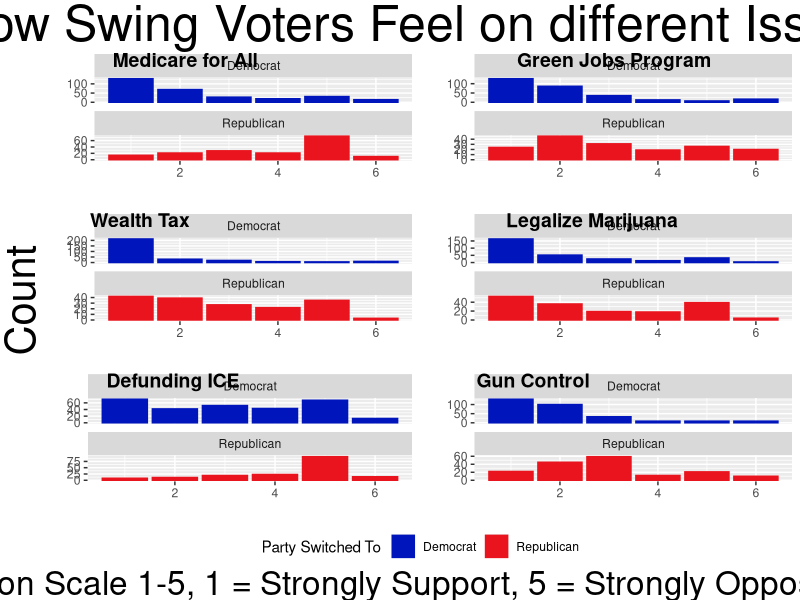
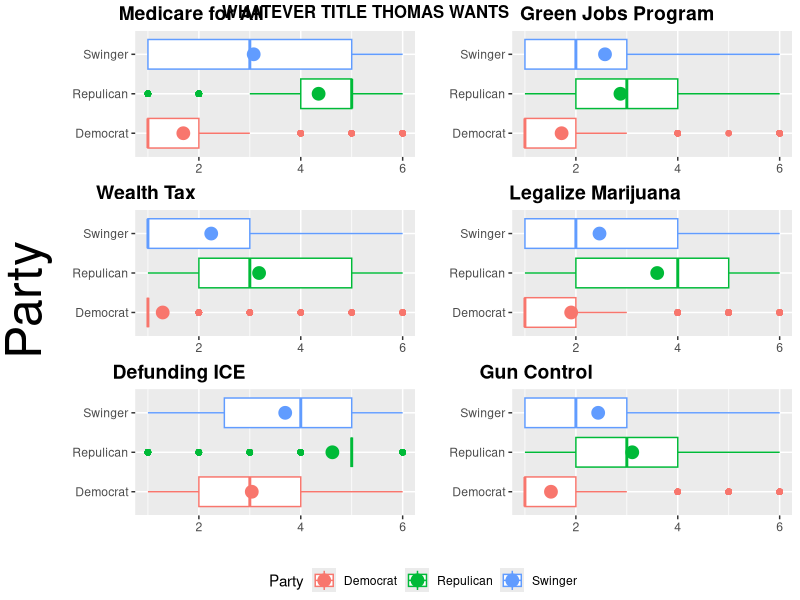
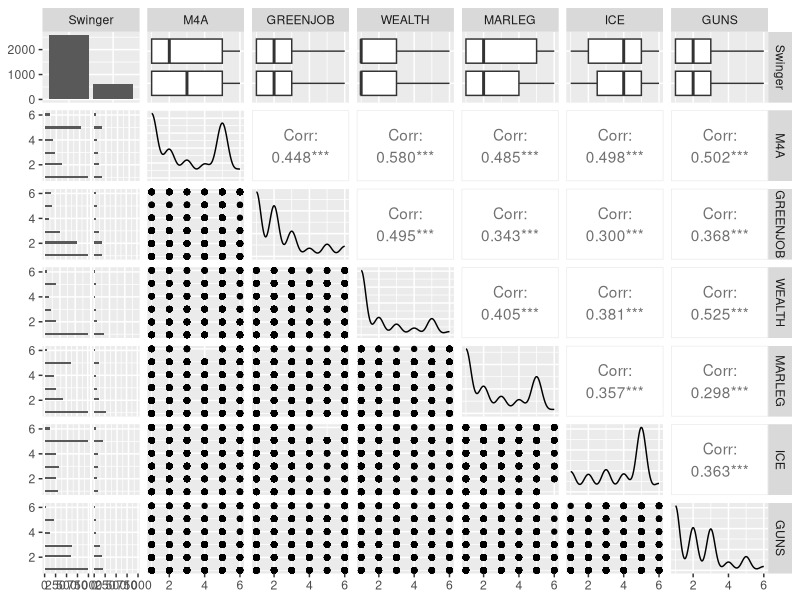
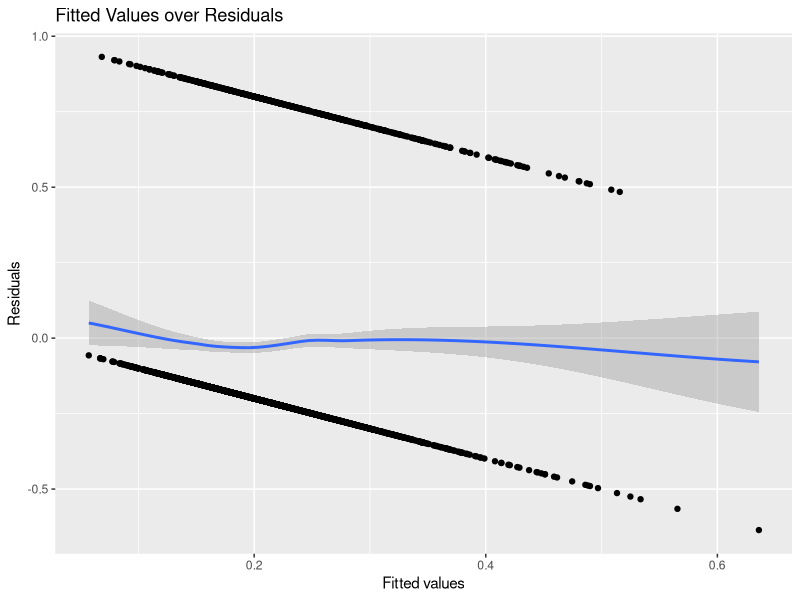
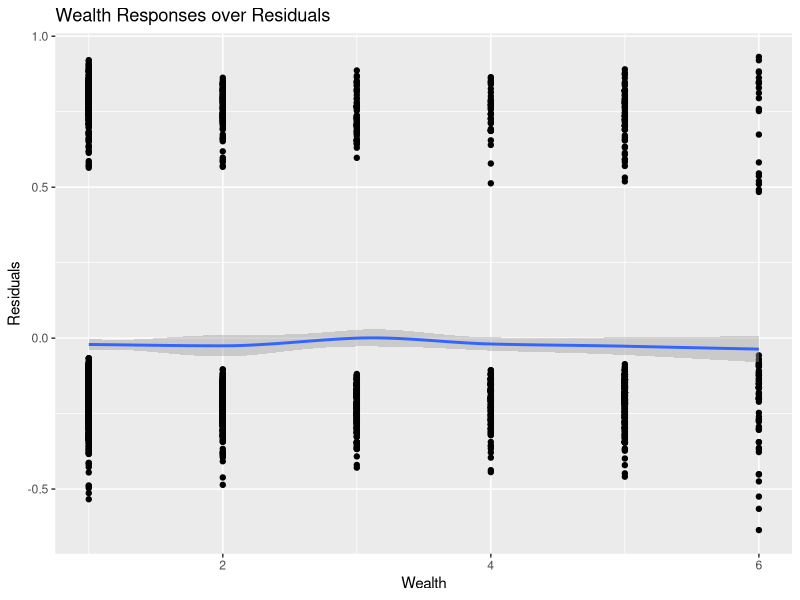
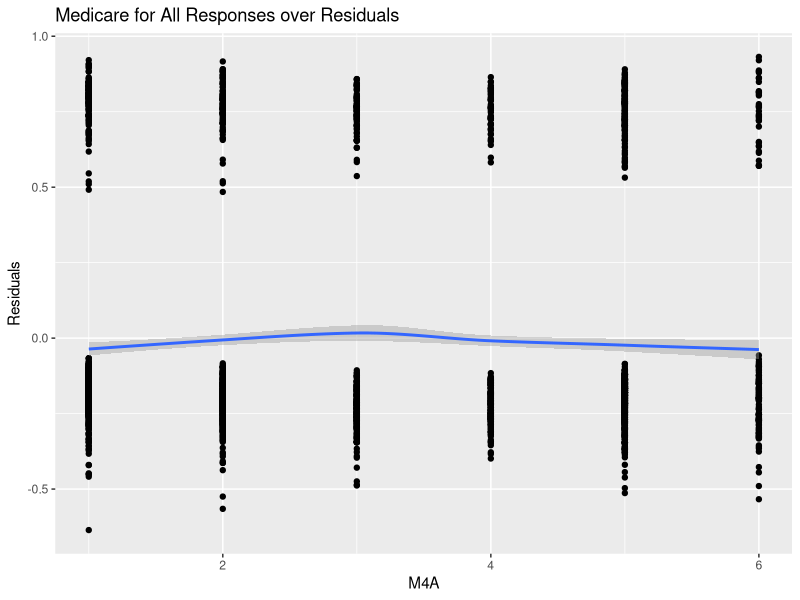
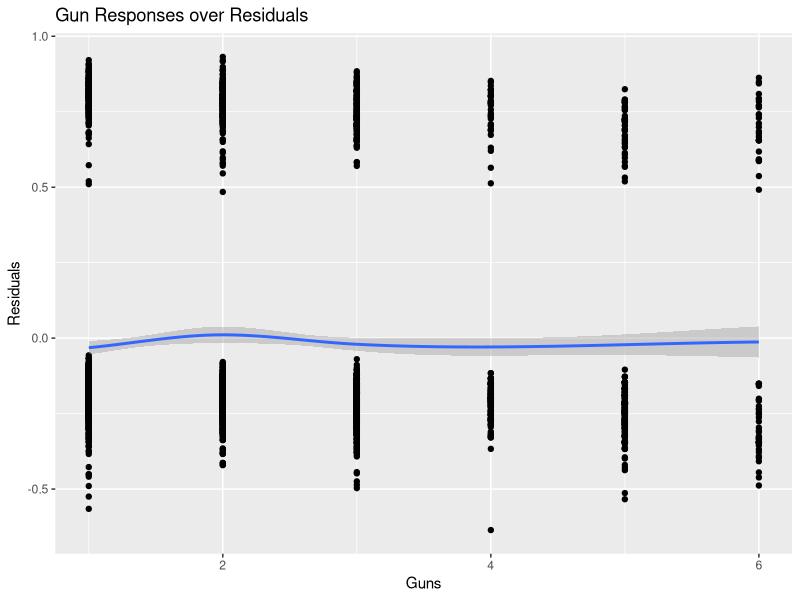
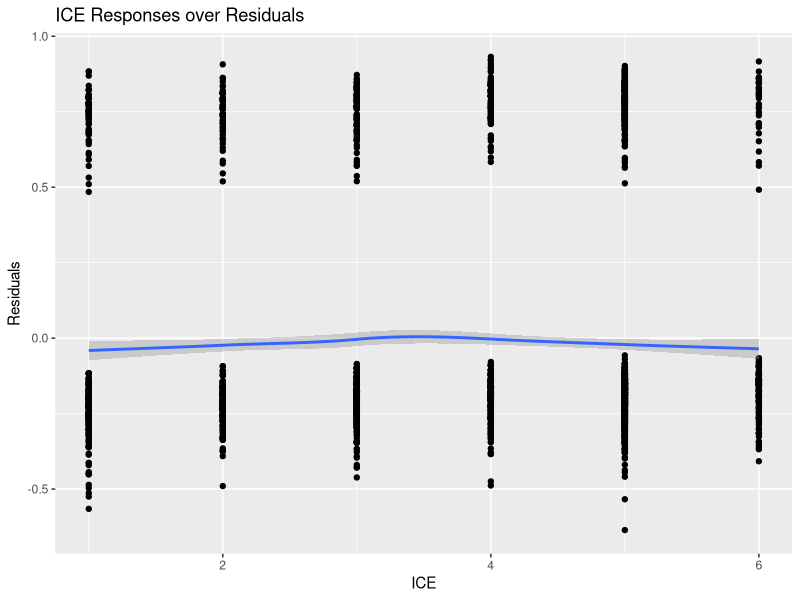

Write R code to recreate these figures, in order.
## ---- chunk 1
knitr::opts_chunk$set(echo = FALSE, cache = TRUE,warning = FALSE)
# library imports go here
library(tidyverse)
library(GGally)
library(broom)
library(ggpubr)
library(grid)

# read in data
Source <- read.csv("DFP_WTHH_release.csv")
df = Source
colnames(df)[1] = "ID"

#Removed worthless columns
df = df %>%
  select(c(ID,presvote16post,house3,weight_DFP,M4A,
           GREENJOB,WEALTH,MARLEG,ICE,GUNS,
           POP_1,POP_2,POP_3))

df = df %>%
  mutate(
    Swinger = ifelse(presvote16post == house3 & 
                       presvote16post %in% c(1,2),FALSE,TRUE),
    Party = ifelse(presvote16post == house3 &
                     presvote16post %in% c(1,2),
                   ifelse(presvote16post == 1,"Democrat","Repulican"),
                   "Swinger")
  )

# remove rows with NA conflicts
df <- df[-c(2647, 3042, 3200),]

# separate data into groups based on voting pattern
loyalD = df %>%
  filter(presvote16post == 1 & house3 == 1)
loyalR = df %>%
  filter(presvote16post == 2 & house3 == 2) 

loyal <- rbind(loyalD, loyalR)

switchD = df %>%
  filter(presvote16post != 1 & house3 == 1) %>%
  mutate(Partyto = "Democrat")
switchR = df %>%
  filter(presvote16post != 2 & house3 == 2) %>%
  mutate(Partyto = "Republican")


switchers = rbind(switchD,switchR)



# subset data
issues = df %>%
  select(c(Swinger,M4A,GREENJOB,WEALTH,MARLEG,ICE,GUNS))
## ---- chunk 2
IssueSwitchPlot <- function(dataframe,issue) {
  ggplot(dataframe, aes(x = !!ensym(issue), 
                        group = Partyto, 
                        colour = Partyto,
                        fill = Partyto)) +
  geom_bar() + 
    facet_wrap(~Partyto,nrow = 2,scales = "free_y") +
    ylab("") + 
    xlab("") +
    scale_fill_manual(name = "Party Switched To",
                      values = c("#0015BC","#E9141D")) +
    scale_color_manual(name = "Party Switched To",
                       values = c("#0015BC","#E9141D"))  
}
## ---- chunk 3

wantedIssues = c("M4A","GREENJOB",'WEALTH','MARLEG','ICE','GUNS')



plot_list = lapply(wantedIssues, IssueSwitchPlot, dataframe = switchers)



figLabels = c("Medicare for All","Green Jobs Program","Wealth Tax",
              "Legalize Marijuana","Defunding ICE","Gun Control")


plotGrid = ggarrange(plotlist = plot_list,
          nrow = 3,
          ncol = 2,
          common.legend = TRUE,
          legend = "bottom",
          labels = figLabels)
## ---- chunk 4
annotate_figure(plotGrid,
                top = text_grob("How Swing Voters Feel on different Issues",
                                size = 36),
                bottom = text_grob("Survey Results on Scale 1-5, 1 = Strongly Support, 5 = Strongly Oppose (6 = \"Not Sure\")",size = 24),
                left = text_grob("Count",size = 30,rot = 90))
## ---- chunk 5
p1 = ggplot(df, aes(y = M4A, x = Party, color = Party)) + geom_boxplot() + 
  coord_flip() + 
  stat_summary(fun.y = mean, geom = "point", size = 4) + ylab("") + xlab("")

p2 = ggplot(df, aes(y = GREENJOB, x = Party, color = Party)) + geom_boxplot() +
  coord_flip() + 
  stat_summary(fun.y = mean, geom = "point", size = 4)+ ylab("")+ xlab("")

p3 = ggplot(df, aes(y = WEALTH, x = Party, color = Party)) + geom_boxplot() + 
  coord_flip() + 
  stat_summary(fun.y = mean, geom = "point", size = 4) + ylab("")+ xlab("")

p4 = ggplot(df, aes(y = MARLEG, x = Party, color = Party)) + geom_boxplot() + 
  coord_flip() + 
  stat_summary(fun.y = mean, geom = "point", size = 4) + ylab("")+ xlab("")

p5 = ggplot(df, aes(y = ICE, x = Party, color = Party)) + geom_boxplot() +
  coord_flip() + 
  stat_summary(fun.y = mean, geom = "point", size = 4) + ylab("")+ xlab("")

p6 = ggplot(df, aes(y = GUNS, x = Party, color = Party)) + geom_boxplot() +
  coord_flip() +
  stat_summary(fun.y = mean, geom = "point", size = 4) + ylab("")+ xlab("")

## ---- chunk 6
plotGrid = ggarrange(plotlist = list(p1,p2,p3,p4,p5,p6),
          nrow = 3,
          ncol = 2,
          common.legend = TRUE,
          legend = "bottom",
          labels = figLabels,
          vjust = -.2)
## ---- chunk 7
annotate_figure(plotGrid,
                top = text_grob("WHATEVER TITLE THOMAS WANTS",
                                hjust = .7,face = 'bold'),
                left = text_grob("Party", size = 36,rot = 90))
## ---- chunk 8

# adding variables to model at a time
one.issue <- glm(Swinger ~ WEALTH, family = quasibinomial, weights = weight_DFP, data = df)
two.issues <- glm(Swinger ~ WEALTH * M4A, family = quasibinomial, weights = weight_DFP, data = df)
three.issues <- glm(Swinger ~ WEALTH * M4A + MARLEG, family = quasibinomial, weights = weight_DFP, data = df)
four.issues <-  glm(Swinger ~ WEALTH * M4A + MARLEG + GUNS, family = quasibinomial, weights = weight_DFP, data = df)
five.issues <-  glm(Swinger ~ WEALTH * M4A + MARLEG + GUNS + GREENJOB, family = quasibinomial, weights = weight_DFP, data = df)
six.issues <- glm(Swinger ~ WEALTH * M4A + MARLEG + GUNS + GREENJOB + ICE, family = quasibinomial, weights = weight_DFP, data = df)

# probs for one issues
coe <- coef(one.issue)
y <- coe[1] + coe[2] * 1:5
probs1 <- exp(y) / (1 + exp(y)) 
cat("Probabilities for one issue variable (Wealth):\n",probs1)
print("")

# probs for two issues
coe <- coef(two.issues)
y <- coe[1] + coe[2] + coe[3] * coe[4] * 1:5
probs2 <- exp(y) / (1 + exp(y))
cat("\nProbabilities for two issue variables (WEALTH + M4A):\n",probs2)
print("")

coe <- coef(three.issues)
y <- coe[1] + coe[2] + coe[3] + coe[4] * coe[5] * 1:5
probs3 <- exp(y) / (1 + exp(y))
cat("\nProbabilities for three issue variables (WEALTH + M4A + MARLEG):\n",probs3)
print("")

coe <- coef(four.issues)
y <- coe[1] + coe[2] + coe[3] + coe[4] + coe[5] * coe[6] * 1:5
probs4 <- exp(y) / (1 + exp(y))
cat("\nProbabilities for four issue variables (WEALTH + M4A + MARLEG + GUNS):\n",probs4)
print("")

coe <- coef(five.issues)
y <- coe[1] + coe[2] + coe[3] + coe[4] + coe[5] + coe[6] * coe[7] * 1:5
probs5 <- exp(y) / (1 + exp(y))
cat("\nProbabilities for five issue variables (WEALTH + M4A + MARLEG + GUNS+ GREENJOB):\n",probs5)
print("")

coe <- coef(six.issues)
y <- coe[1] + coe[2] + coe[3] + coe[4] + coe[5] + coe[6] + coe[7] * coe[8] * 1:5
probs6 <- exp(y) / (1 + exp(y))
cat("\nProbabilities for six issue variables (WEALTH + M4A + MARLEG + GUNS+GREENJOB + ICE):\n",probs6)
## ---- chunk 9
swingers <- c(probs1,probs2,probs3,probs4,probs5,probs6)
best.model <- ""
last.dif <- 0
cat("\t\tNon-Swinger","Swinger","Difference","\n")

for(i in 1:6){
  not.swingers <- mean(1-swingers[i])
  swingers.mean  <- mean(swingers[i])
  dif <- abs(not.swingers-swingers.mean)
  
  if(dif > last.dif){
    last.df <- dif
    best.model <- i
  }
  
  cat("# Variables",i,not.swingers, swingers.mean, dif,"\n")
}

cat("\nThe best model that shows the greatest difference 
    between swing and non-swing votes the model with",i,"variables")
## ---- chunk 10
pop <- df[c("POP_1","POP_2","POP_3")]

# populism variable models
one.pop <- glm(Swinger ~ POP_1, family = quasibinomial, weights = weight_DFP, data = df)
two.pops <- glm(Swinger ~ POP_1 + POP_2, family = quasibinomial, weights = weight_DFP, data = df)
three.pops <- glm(Swinger ~ POP_1 + POP_2 + POP_3, family = quasibinomial, weights = weight_DFP, data = df)

# probs for one pop variable
coe <- coef(one.pop)
y <- coe[1] + coe[2] * 1:5
p1 <- exp(y) / (1 + exp(y)) 
cat("Probabilities for one populism variable (POP_1):\n",p1)
print("")

# probs for two pop variables
coe <- coef(two.pops)
y <- coe[1] + coe[2] + coe[3] * 1:5
p2 <- exp(y) / (1 + exp(y)) 
cat("Probabilities for two populism variables (POP_1+ POP_2):\n",p2)
print("")

# probs for three pop variables
coe <- coef(three.pops)
y <- coe[1] + coe[2] + coe[3] + coe[4] * 1:5
p3 <- exp(y) / (1 + exp(y)) 
cat("Probabilities for three populism variables (POP_1 + POP_2 + POP_3):\n",p3)
print("")
## ---- chunk 11
pops <- c(p1,p2,p3)
best.model.pop <- ""
last.dif.pop <- 0
cat("\t\tNon-Swinger","Swinger","Difference","\n")

for(i in 1:3){
  not.pop <- mean(1-pops[i])
  pop.mean  <- mean(pops[i])
  dif <- abs(not.pop-pop.mean)
  
  if(dif > last.dif.pop){
    last.df.pop <- dif
    best.model.pop <- i
  }
  
  
  cat("# Variables",i,not.pop,pop.mean,dif,"\n")
}

cat("\nThe best model that shows the greatest difference 
    between populism variables is the model with",i,"variables")

## ---- chunk 12
ggpairs(issues)
## ---- chunk 13
# evaluate residuals
six.df <- augment(six.issues)

# evaluate final model
six.df$.fitted = fitted.values(six.issues)
six.df$.resid = residuals(six.issues, type="response") 

gg1 <- ggplot(six.df, aes(x = .fitted, y = .resid)) + 
  geom_point() + 
  geom_smooth(method = "loess", method.args = list(degree = 1)) + 
  xlab("Fitted values") + 
  ylab("Residuals") + 
  ggtitle("Fitted Values over Residuals")

gg2 <- ggplot(six.df, aes(x = WEALTH, y = .resid)) + 
  geom_point() + 
  geom_smooth(method = "loess", method.args = list(degree = 1)) + 
  xlab("Wealth") + 
  ylab("Residuals") + 
  ggtitle("Wealth Responses over Residuals")

gg3 <- ggplot(six.df, aes(x = M4A, y = .resid)) + 
  geom_point() + 
  geom_smooth(method = "loess", method.args = list(degree = 1)) + 
  xlab("M4A") + 
  ylab("Residuals") + 
  ggtitle("Medicare for All Responses over Residuals")

gg4 <- ggplot(six.df, aes(x = GUNS, y = .resid)) + 
  geom_point() + 
  geom_smooth(method = "loess", method.args = list(degree = 1)) + 
  xlab("Guns") + 
  ylab("Residuals") + 
  ggtitle("Gun Responses over Residuals")

gg5 <- ggplot(six.df, aes(x = ICE, y = .resid)) + 
  geom_point() + 
  geom_smooth(method = "loess", method.args = list(degree = 1)) + 
  xlab("ICE") + 
  ylab("Residuals") + 
  ggtitle("ICE Responses over Residuals")

gg6 <- ggplot(six.df, aes(x = GREENJOB, y = .resid)) + 
  geom_point() + 
  geom_smooth(method = "loess", method.args = list(degree = 1)) + 
  xlab("GREENJOB") + 
  ylab("Residuals") + 
  ggtitle("Green-job Responses over Residuals")
  

gg7 <- ggplot(six.df, aes(x = MARLEG, y = .resid)) + 
  geom_point() + 
  geom_smooth(method = "loess", method.args = list(degree = 1)) + 
  xlab("MARLEG") + 
  ylab("Residuals") +
  ggtitle("Legalizing Marijuana Responses over Residuals")

gg1
gg2
gg3
gg4
gg5
gg6
gg7
## ---- chunk 14
ggpairs(pop)
## ---- chunk 15
# evaluate residuals
pop.df <- augment(three.pops)

# evaluate final model
pop.df$.fitted = fitted.values(three.pops)
pop.df$.resid = residuals(three.pops, type="response") 

gg1 <- ggplot(pop.df, aes(x = .fitted, y = .resid)) + 
  geom_point() + 
  geom_smooth(method = "loess", method.args = list(degree = 1)) + 
  xlab("Fitted values") + 
  ylab("Residuals") + 
  ggtitle("Fitted Values over Residuals")

gg2 <- ggplot(pop.df, aes(x = POP_1, y = .resid)) + 
  geom_point() + 
  geom_smooth(method = "loess", method.args = list(degree = 1)) + 
  xlab("POP_1") + 
  ylab("Residuals") + 
  ggtitle("POP 1 Variable over Residuals")

gg3 <- ggplot(pop.df, aes(x = POP_2, y = .resid)) + 
  geom_point() + 
  geom_smooth(method = "loess", method.args = list(degree = 1)) + 
  xlab("POP_2") + 
  ylab("Residuals") + 
  ggtitle("POP 2 Variable over Residuals")

gg4 <- ggplot(pop.df, aes(x = POP_3, y = .resid)) + 
  geom_point() + 
  geom_smooth(method = "loess", method.args = list(degree = 1)) + 
  xlab("POP_3") + 
  ylab("Residuals") + 
  ggtitle("POP 3 Variable over Residuals")


gg1
gg2
gg3
gg4
